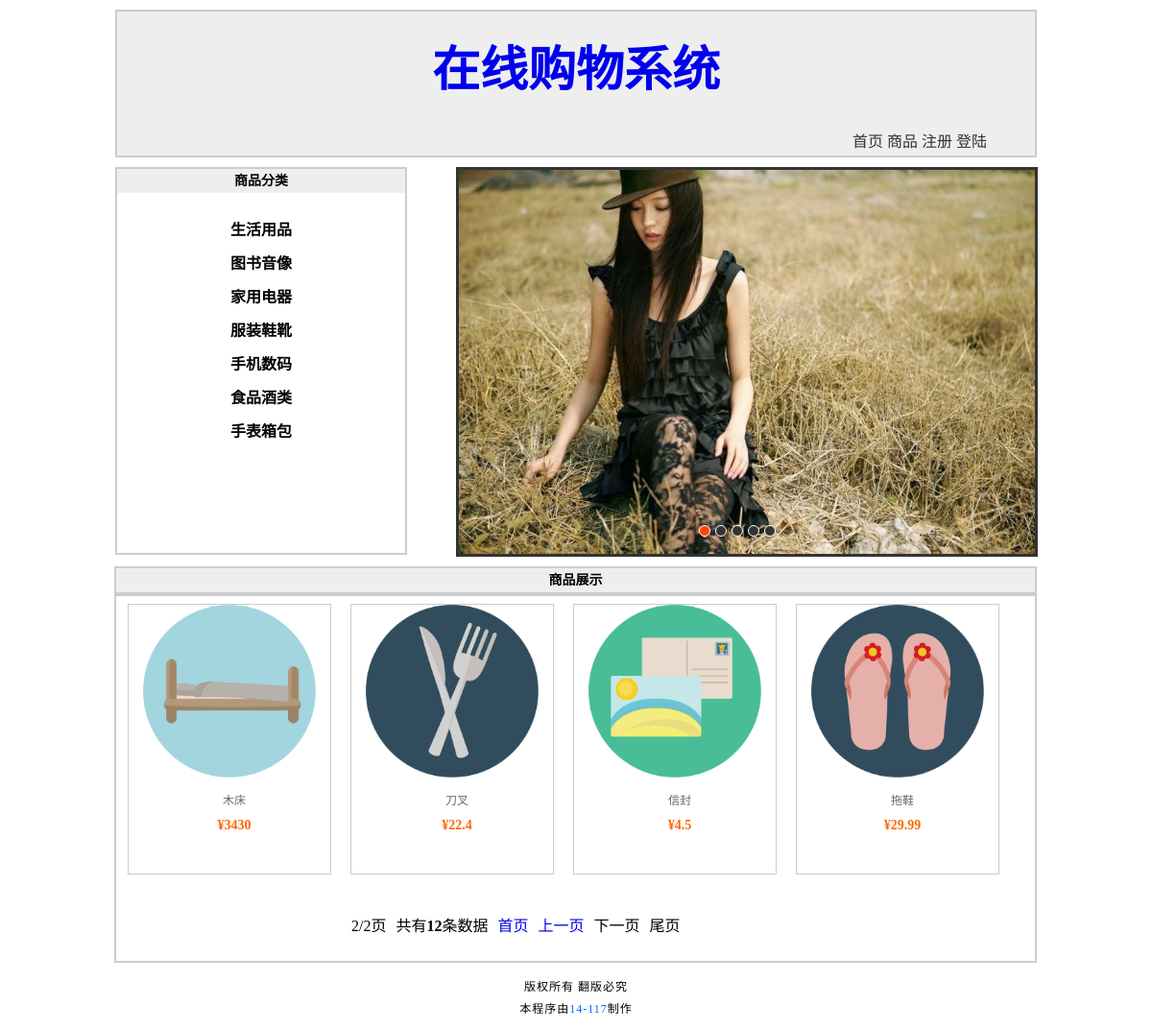
The app's page /index.php?page=2 with its own data.
### tables this page shows
CREATE TABLE `tg_dir` (
  `tg_id` mediumint(8) unsigned NOT NULL AUTO_INCREMENT COMMENT '//ID',
  `tg_type` varchar(20) NOT NULL COMMENT '//相册类型',
  `tg_content` varchar(200) DEFAULT NULL COMMENT '//相册描述',
  `tg_face` varchar(200) DEFAULT NULL COMMENT '//相册目录封面',
  `tg_dir` varchar(200) NOT NULL COMMENT '//相册物理地址',
  `tg_date` datetime NOT NULL COMMENT '//相册创建时间',
  PRIMARY KEY (`tg_id`)
);

CREATE TABLE `good` (
  `goodId` int(8) NOT NULL AUTO_INCREMENT,
  `goodName` varchar(20) NOT NULL,
  `goodPrice` float NOT NULL,
  `goodType` varchar(20) NOT NULL,
  `goodContent` varchar(200) NOT NULL,
  `goodImg` varchar(40) NOT NULL,
  `goodMadePlace` varchar(40) NOT NULL,
  `goodBuyCount` int(8) NOT NULL DEFAULT '0',
  `goodCommentCount` int(8) NOT NULL DEFAULT '0',
  `goodSid` int(8) unsigned NOT NULL,
  `goodAddTime` datetime NOT NULL COMMENT '//商品添加时间',
  PRIMARY KEY (`goodId`)
);

### index.php (the view, shortened to what this page needs)
<?php
require dirname(__FILE__).'/includes/common.inc.php';
global $_pagenum, $_pagesize, $_num;
$result = $mysqli->query("SELECT
							goodId,
							goodName,
							goodType,
							goodPrice,
							goodMadePlace,
							goodImg,
							goodContent,
							goodSid,
							goodBuyCount,
							goodCommentCount
						FROM
							good
						ORDER BY
							goodAddTime DESC
						LIMIT
							{$_pagenum},{$_pagesize}
						");
$result_dir = $mysqli->query("SELECT
							tg_id,
							tg_type
						FROM
							tg_dir
						ORDER BY
							tg_date	ASC
						LIMIT
							9
						");
?>
<!DOCTYPE html>
<html>
<head>
	<link rel="stylesheet" type="text/css" href="styles/1/basic.css" />
	<link rel="stylesheet" type="text/css" href="styles/1/index.css" />
</head>
<body>
	<?php
		include "includes/header.inc.php";
	?>
	<div id="sidebar">
		<h2>商品分类</h2>
		<dl>
			<?php
			$dirhtml = array();
			while (!!$rows = $result_dir->fetch_assoc()) {
				$dirhtml['type'] = $rows['tg_type'];
				$dirhtml['id'] = $rows['tg_id'];
				echo '<dd><a href="good_show.php?id='.$dirhtml['id'].'">'.$dirhtml['type'].'</a></dd>';
			}
			?>
		</dl>
	</div>
	<div id="container">
	    <div id="list" style="left: -600px;">
	        <img src="img/5.jpg" alt="1"/>
	        <img src="img/1.jpg" alt="1"/>
	        <img src="img/2.jpg" alt="2"/>
	    </div>
	    <div id="buttons">
	        <span index="1" class="on"></span>
	        <span index="2"></span>
	        <span index="3"></span>
	        <span index="4"></span>
	        <span index="5"></span>
	    </div>
	</div>
	<div id="main">
		<h2>商品展示</h2>
		<div id="photo">
			<?php
				$html = array();
				while ($rows = $result->fetch_assoc()) {
					$html['goodId'] = $rows['goodId'];
					$html['goodName'] = $rows['goodName'];
					$html['goodPrice'] = $rows['goodPrice'];
					$html['goodType'] = $rows['goodType'];
					$html['goodImg'] = $rows['goodImg'];
					$html['goodMadePlace'] = $rows['goodMadePlace'];
					$html['goodBuyCount'] = $rows['goodBuyCount'];
					$html['goodCommentCount'] = $rows['goodCommentCount'];
			?>
				<dl>
					<dt><a href="good_detail.php?id=<?php echo $html['goodId']; ?>"><img src="<?php echo $html['goodImg']; ?>" alt="商品" height="180" width="180" /></a></dt>
					<dd><a href="good_detail.php?id=<?php echo $html['goodId']; ?>"><?php echo $html['goodName']; ?></a></dd>
					<dd><span>¥<?php echo $html['goodPrice']; ?></span></dd>
				</dl>
			<?php } ?>
		</div>
	</div>
	<?php
		include "includes/footer.inc.php";
	?>
</body>
</html>

### styles/1/basic.css (style rules this page uses)
* { padding: 0; margin: 0; }
body { width: 960px; margin: 0 auto; background: #fff; }
h2 { font-size: 14px; background: #eee; height: 25px; line-height: 25px; }

### styles/1/index.css (style rules this page uses)
#main { width: 957px; height: auto; border: 2px solid #ccc; margin: 10px 0 0 0; float: right; }
#main h2 { text-indent: 0; text-align: center; }
#main #photo { height: auto; border: 2px solid #ccc; font-size: 12px; }
#main #photo dl { float: left; width: 210px; height: 280px; margin: 10px 10px; text-align: center; border: 1px solid #ccc; }
#main #photo dl dt { margin: 0 auto; }
#main #photo dl dd { margin: 10px 0 0 10px; }
#main #photo dl dd span { font-size: 14px; font-weight: bold; color: #f60; }
#main #photo dl dd a { color: #666; text-decoration: none; }
#sidebar { width: 300px; height: 400px; border: 2px solid #ccc; font-size: 16px; font-weight: bold; text-align: center; float: left; background: #fff; }
#sidebar a { text-decoration: none; color: black; }
#sidebar dl { margin: 20px; }
#sidebar dl dd { height: 30px; background: #fff; padding: 5px 0 0 0; }
#container { margin: 0 0 0 355px; }
#container { width: 600px; height: 400px; border: 3px solid #333; overflow: hidden; position: relative; }
#list { width: 4200px; height: 400px; position: absolute; z-index: 1; }
#list img { float: left; }
#buttons { position: absolute; height: 10px; width: 100px; z-index: 2; bottom: 20px; left: 250px; }
#buttons span { cursor: pointer; float: left; border: 1px solid #fff; width: 10px; height: 10px; border-radius: 50%; background: #333; margin-right: 5px; }
#buttons .on { background: orangered; }

### records on screen
tg_dir: tg_type "生活用品"
tg_dir: tg_type "图书音像"
tg_dir: tg_type "家用电器"
tg_dir: tg_type "服装鞋靴"
tg_dir: tg_type "手机数码"
tg_dir: tg_type "食品酒类"
tg_dir: tg_type "手表箱包"
good: goodImg (picture), goodName "木床", goodPrice "3430"
good: goodImg (picture), goodName "刀叉", goodPrice "22.4"
good: goodImg (picture), goodName "信封", goodPrice "4.5"
good: goodImg (picture), goodName "拖鞋", goodPrice "29.99"

### other values on screen
$_page "2"
$_pageabsolute "2"
$_num "12"
